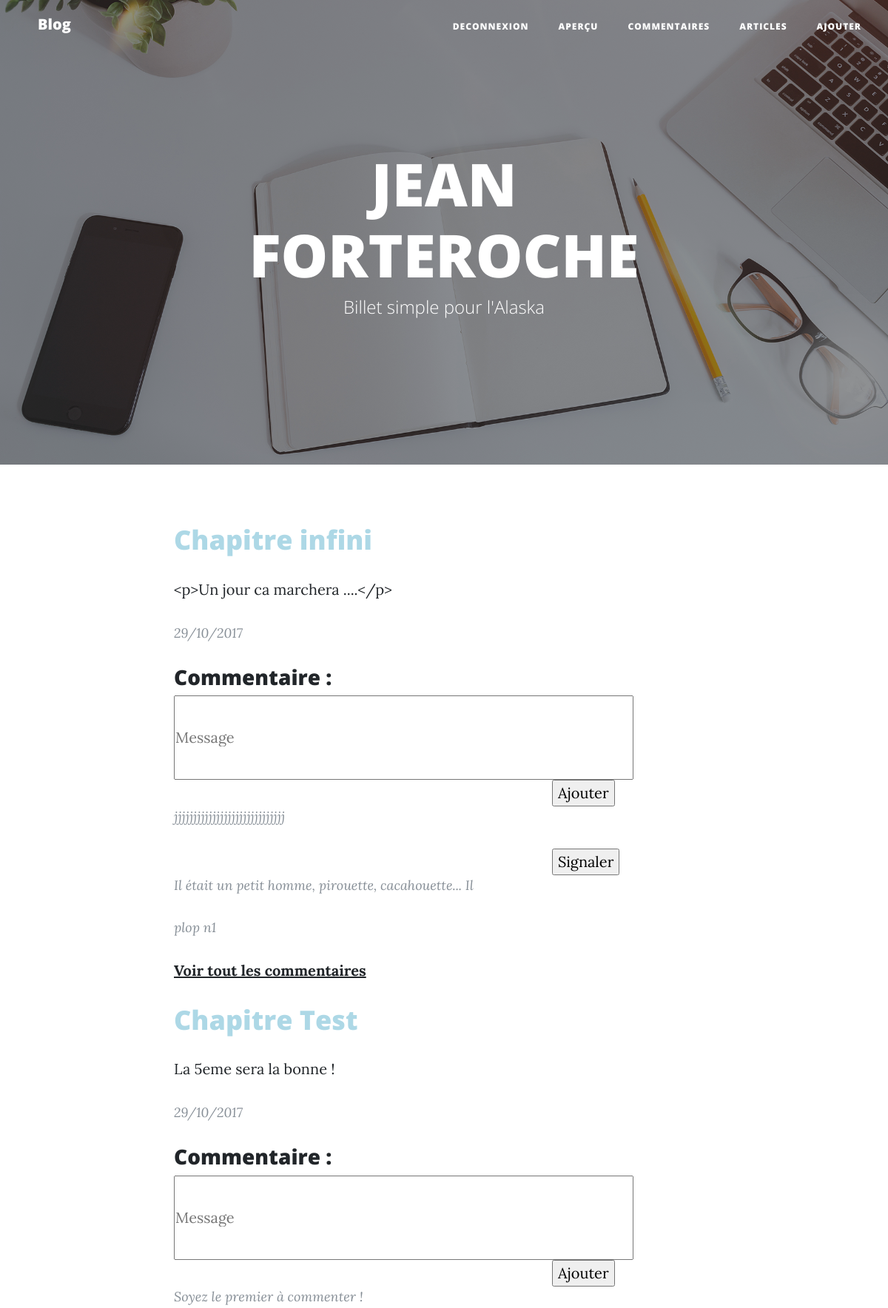
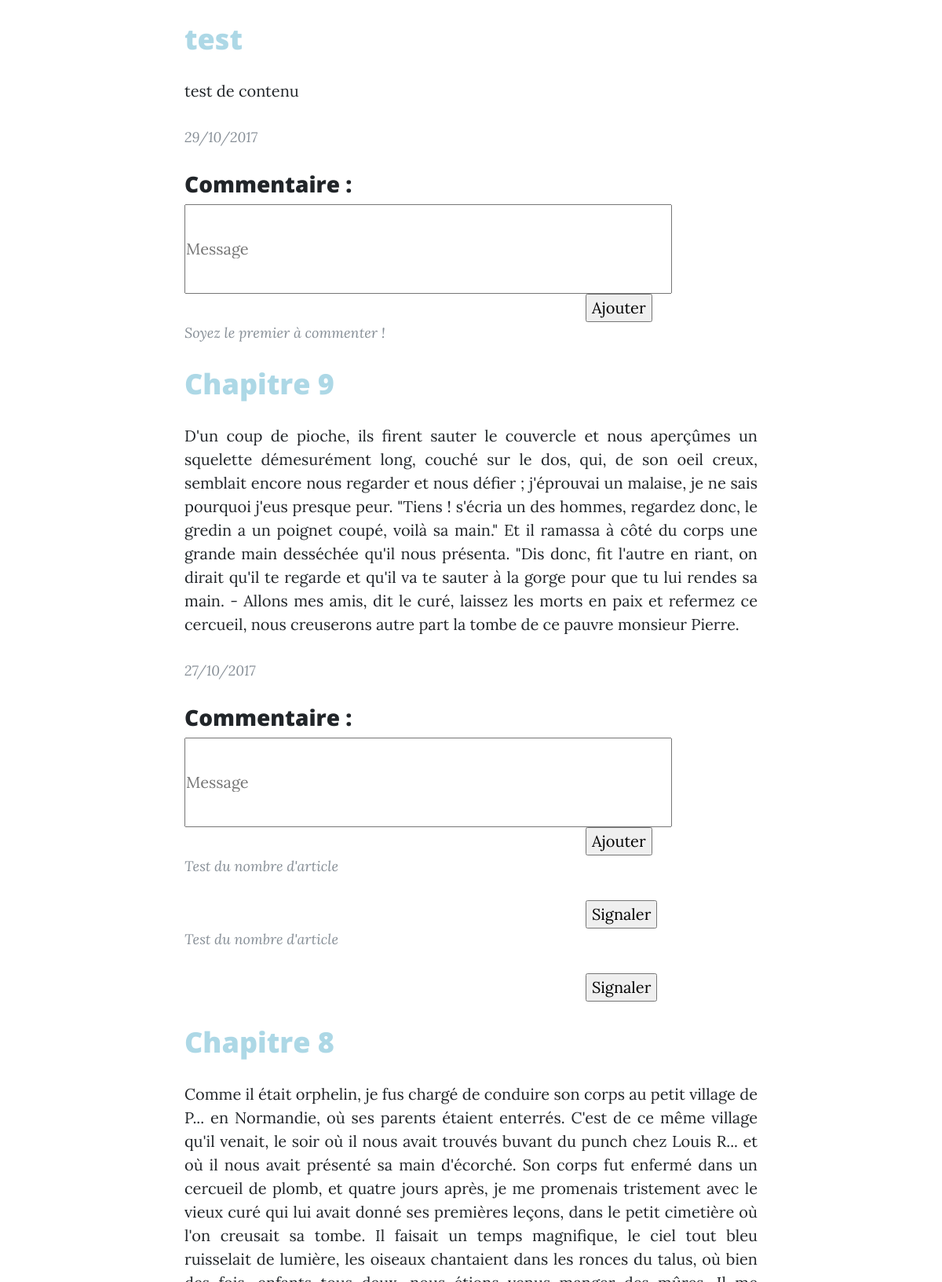
The app's page /index.php (signed in, upper part) with its own data (2 pictures, top to bottom).
### tables this page shows
CREATE TABLE `Article` (
  `id` int(10) NOT NULL,
  `author` text NOT NULL,
  `title` varchar(100) NOT NULL,
  `content` text NOT NULL,
  `resume` varchar(100) NOT NULL,
  `dateCreation` datetime NOT NULL
);

CREATE TABLE `Comment` (
  `id` int(10) NOT NULL,
  `content` text NOT NULL,
  `dateCreation` datetime NOT NULL,
  `id_article` int(10) NOT NULL,
  `signaler` tinyint(1) NOT NULL DEFAULT '0',
  `id_user` int(10) NOT NULL
);

### index.php (called while the page is built, shortened)
<?php
include 'controller/Controller.php';
$controller= new Controller();
if(empty($_SERVER['QUERY_STRING'])){
  $controller->homeController();
}
elseif(isset($_GET['article'])){
  $controller->articleController($_GET['article']);
}
elseif(isset($_GET['connexion'])){
  $controller->connexionController($_GET['connexion']);
}
elseif(isset($_GET['mentionLegale'])){
  $controller->mentionController($_GET['mentionLegale']);
}
elseif(isset($_GET['inscription'])){
  $controller->inscriptionController($_GET['inscription']);
}
elseif(isset($_GET['commentConnect'])){
  $controller->commentController($_GET['commentConnect']);
}
elseif(isset($_GET['articleAdmin'])){
  $controller->articleAdmin($_GET['articleAdmin']);
}
elseif(isset($_GET['commentAdmin'])){
  $controller->commentAdmin($_GET['commentAdmin']);
}
elseif(isset($_GET['articleAdd'])){
  $controller->articleAdd($_GET['articleAdd']);
}
elseif(isset($_GET['login'])){
  ControllerLogin::getLogin();
}
elseif(isset($_GET['inscripValid'])){
  ControllerInscript::getInscript();
}
elseif(isset($_GET['deconnexion'])){
  ControllerDeconnexion::deconnexionController();
}
elseif(isset($_GET['signaler'])){
   ControllerSignaler::signalEffect();
}
elseif(isset($_GET['modifierArticle'])){
   $controller->modifierArticle($_POST['id']);
}
elseif(isset($_GET['articleModifier'])){
  ControllerArticle::modifierArticle();
}
elseif(isset($_GET['supprimerArticle'])){
  ControllerArticle::supprimerArticle();
}
elseif(isset($_GET['accepterComment'])){
  ControllerComment::accepterComment();
}
elseif(isset($_GET['supprimerComment'])){
   ControllerComment::supprimerComment();
}
elseif(isset($_GET['commentAdd'])){
   ControllerCommentAdd::commentAdd();
}
elseif(isset($_GET['articleAddAdmin'])){
   ControllerArticle::articleAddAdmin();
}
else{
  $controller->errorController();
}

### model/DatabaseConnexion.php (called while the page is built)
<?php
class DatabaseConnexion {
  public static function getDatabaseConnect() {
    try
    {
      $dsn = "mysql:host=localhost;dbname=blog-p3-MVC";
      $db_user = "lerna";
      $db_mdp = "lerna";
      $db = new PDO($dsn,$db_user,$db_mdp);
      $db->setAttribute(PDO::ATTR_DEFAULT_FETCH_MODE, PDO::FETCH_ASSOC);
    }
    catch(Exception $e)
    {
      die('Erreur : '.$e->getMessage());
    }
    return $db;
  }
}

### model/AbstractEntityRepository.php (called while the page is built, shortened)
<?php
class AbstractEntityRepository{
  protected $db;
  public function __construct(){
    $this->db=DatabaseConnexion::getDatabaseConnect();
  }
  public function findAll($table){
    $req = $this -> db -> query('SELECT * FROM '.$table.' ORDER BY dateCreation DESC');
    $req->setFetchMode(PDO::FETCH_CLASS|PDO::FETCH_PROPS_LATE, $table);
    $req -> execute();
    $datas = $req -> fetchAll();
    return $datas;
  }
}

### model/CommentRepository.php (called while the page is built, shortened)
<?php
require_once('Comment.php');
require_once('AbstractEntityRepository.php');
class CommentRepository extends AbstractEntityRepository{
  public function findCommentByArticle(Article $a){
    $req = $this -> db->prepare("SELECT * FROM Comment WHERE :id_article = id_article ORDER BY dateCreation DESC LIMIT 3;");
    $req -> bindValue(':id_article',$a->getId());
    $req->setFetchMode(PDO::FETCH_CLASS|PDO::FETCH_PROPS_LATE, 'Comment');
    $req -> execute();
    $datas = $req -> fetchAll();
    return $datas;
  }
}

### model/Comment.php (called while the page is built, shortened)
<?php
class Comment{
  protected $content;
  protected $signaler;
  public function getContent(){
    return $this->content;
  }
  public function getSignaler(){
    return $this->signaler;
  }
}

### view/homeConnecte.php (the view, shortened to what this page needs)
<div class="container">
  <div class="row">
    <div class="col-lg-8 col-md-10 mx-auto">
      <div class="post-preview">
        <?php foreach ($articles as $article): ?>
          <a href="index.php?article=<?php echo $article->getId(); ?>#haut">
            <h2 class="post-title" style="color:lightblue">
              <?php echo $article -> getTitle(); ?><div id="haut"></div>
            </h2>
            <p>
              <?php echo $article -> getContent(); ?>
            </p>
          </a>
          <p class="post-meta"><?php echo $article -> getDateCreation(); ?></p>
            <h3 class="post-title">
              Commentaire :
            </h3>
            <form method='post' action='index.php?commentAdd#haut'>
                <input type='text' name='message' class="message" placeholder='Message'></input><br>
                <input type='submit' class='myButton'style="margin-left:70%" value='Ajouter'/>
            </form>
              <?php
              if(count($article->getComments())==0){
                echo "<p class='post-meta'>Soyez le premier à commenter !<p>";
              }
              else foreach ($article->getComments() as $comment):
               echo "<p class='post-meta'>".$comment->getContent()."</p>"; ?>
            <p>
              <?php
              if($comment->getSignaler()== '0'){
                ?>
                <form method="post" action="index.php?signaler#haut">
                  <input class="submitBillet" type="submit" style="margin-left:70%" value="Signaler" title="signaler">
                </form>
                <?php
              }
              ?>
              <?php endforeach; ?>
              <?php
              if(count($article->getComments())>2){
                echo "<a href='index.php?article=".$article->getId()."#haut'><b> Voir tout les commentaires</b></a>";
              } ?>
            </p>
          <?php endforeach; ?>
      </div>
    </div>
  </div>
</div>

### model/Article.php (shortened to what this page needs)
<?php
require('model/CommentRepository.php');
class Article{
  protected $id;
  protected $title;
  protected $content;
  protected $dateCreation;
  protected $comments;
  public function fetchComments() {
    $comments= new CommentRepository();
    $this->comments= $comments->findCommentByArticle($this);
  }
  public function getComments(){
    return $this->comments;
  }
  public function getId(){
    return $this->id;
  }
  public function getTitle(){
    return $this->title;
  }
  public function getContent(){
    return $this->content;
  }
  public function getDateCreation(){
    try {
        $date = new DateTime($this->dateCreation);
    } catch (Exception $e) {
        echo $e->getMessage();
        exit(1);
    }
    echo $date->format('d/m/Y');
  }
}

### css/style.css (style rules this page uses)
p { text-align: justify; }
.message { width: 85%; padding: 5vh 0; }

### records on screen
article: title "Chapitre infini", content "<p>Un jour ca marchera ....</p>", dateCreation "29/10/2017"
comment: content "jjjjjjjjjjjjjjjjjjjjjjjjjjjjj"
comment: content "Il était un petit homme, pirouette, cacahouette... Il"
comment: content "plop n1"
article: title "Chapitre Test", content "La 5eme sera la bonne !", dateCreation "29/10/2017", shows "Soyez le premier à commenter !"
article: title "test", content "test de contenu", dateCreation "29/10/2017", shows "Soyez le premier à commenter !"
article: title "Chapitre 9", content "D'un coup de pioche, ils firent sauter le couvercle et nous aperçûmes un squelette démesurément long, couché sur le dos, qui, de son oeil creux, semblait encore nous regarder et nous défier ; j'éprouvai un malaise, je ne sais pourquoi j'eus presque peur. \"Tiens ! s'écria un des hommes, regardez donc, le gredin a un poignet coupé, voilà sa main.\" Et il ramassa à côté du corps une grande main desséchée qu'il nous présenta. \"Dis donc, fit l'autre en riant, on dirait qu'il te regarde et qu'il va te sauter à la gorge pour que tu lui rendes sa main. - Allons mes amis, dit le curé, laissez les morts en paix et refermez ce cercueil, nous creuserons autre part la tombe de ce pauvre monsieur Pierre.", dateCreation "27/10/2017"
comment: content "Test du nombre d'article"
comment: content "Test du nombre d'article"
article: title "Chapitre 8"
